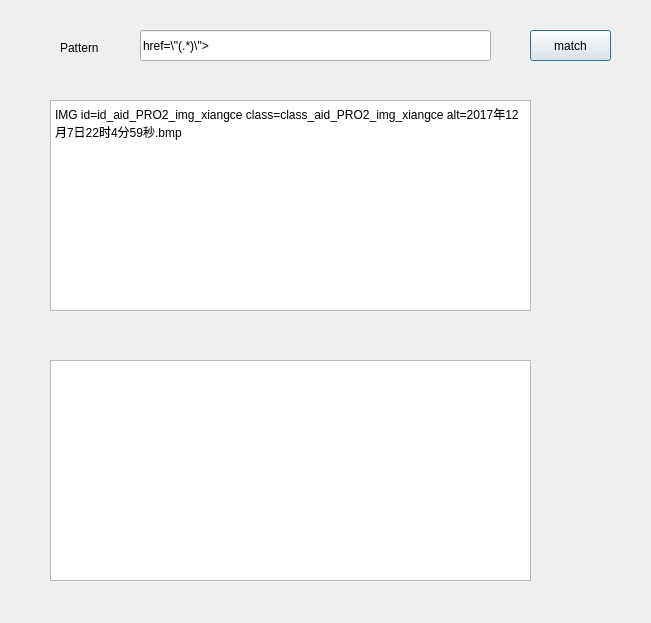
<?xml version="1.0" encoding="UTF-8"?>
<ui version="4.0">
 <class>RegularTest</class>
 <widget class="QDialog" name="RegularTest">
  <property name="geometry">
   <rect>
    <x>0</x>
    <y>0</y>
    <width>651</width>
    <height>623</height>
   </rect>
  </property>
  <property name="windowTitle">
   <string>RegularTest</string>
  </property>
  <widget class="QPlainTextEdit" name="plainTextEdit">
   <property name="geometry">
    <rect>
     <x>50</x>
     <y>100</y>
     <width>481</width>
     <height>211</height>
    </rect>
   </property>
   <property name="plainText">
    <string>&lt;/A&gt;&lt;BR&gt;&lt;BR&gt;&lt;A class=class_aid_PRO2_a_xiangce href=&quot;file://design012/项目/AID/2016/4月/B-2016-04-24许先生/往来图文/in/2017年12月7日22时4分54秒.bmp&quot;&gt;&lt;IMG id=id_aid_PRO2_img_xiangce class=class_aid_PRO2_img_xiangce alt=2017年12月7日28时4分57秒.bmp&lt;/A&gt;&lt;BR&gt;&lt;BR&gt;&lt;A class=class_aid_PRO2_a_xiangce href=&quot;file://design012/项目/AID/2016/4月/B-2016-04-24许先生/往来图文/in/2017年12月9日22时4分22秒.bmp&quot;&gt;&lt;IMG id=id_aid_PRO2_img_xiangce class=class_aid_PRO2_img_xiangce alt=2017年12月7日22时4分59秒.bmp</string>
   </property>
  </widget>
  <widget class="QLineEdit" name="lineEdit">
   <property name="geometry">
    <rect>
     <x>140</x>
     <y>30</y>
     <width>351</width>
     <height>31</height>
    </rect>
   </property>
   <property name="text">
    <string>href=\&quot;(.*)\&quot;&gt;</string>
   </property>
  </widget>
  <widget class="QLabel" name="label">
   <property name="geometry">
    <rect>
     <x>60</x>
     <y>40</y>
     <width>51</width>
     <height>16</height>
    </rect>
   </property>
   <property name="text">
    <string>Pattern</string>
   </property>
  </widget>
  <widget class="QPlainTextEdit" name="matchText">
   <property name="geometry">
    <rect>
     <x>50</x>
     <y>360</y>
     <width>481</width>
     <height>221</height>
    </rect>
   </property>
  </widget>
  <widget class="QPushButton" name="pushButton">
   <property name="geometry">
    <rect>
     <x>530</x>
     <y>30</y>
     <width>81</width>
     <height>31</height>
    </rect>
   </property>
   <property name="text">
    <string>match</string>
   </property>
  </widget>
 </widget>
 <layoutdefault spacing="6" margin="11"/>
 <resources/>
 <connections/>
</ui>
